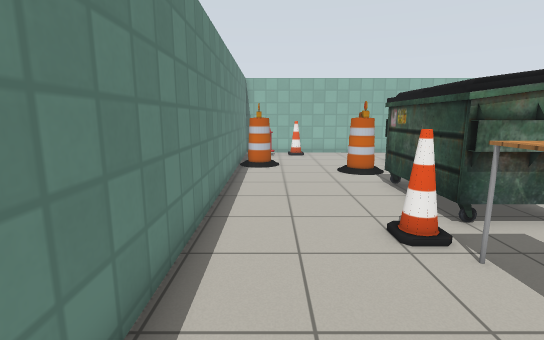
View 1 (above)

16 first-person views from a walk through a world built for the Gazebo simulator. The camera is 1.2 m above the floor, tilts 10° down and sees 85° across. The lines on the ground mark 1 m squares. The floor is counted in squares, 0.5 m on a side. Each view is taken from the middle of a square. On the plan, view 1 faces up. The plan holds only what a view shows up to about 18 squares ahead; the rest is blank. Simple patterns stand in for the simulator's built-in surfaces. Some stock models are drawn as simple stand-ins. Some surface patterns are stand-ins.

View 2
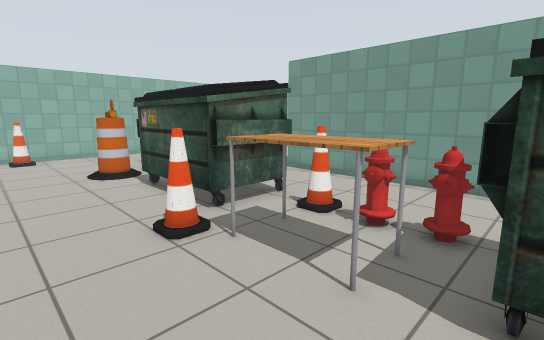

View 3
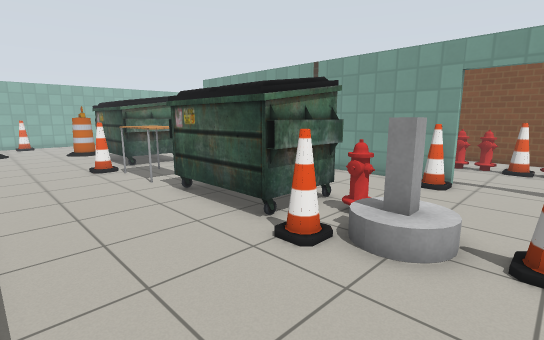

View 4
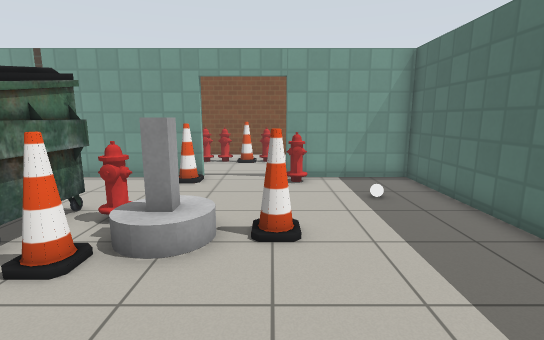

View 5
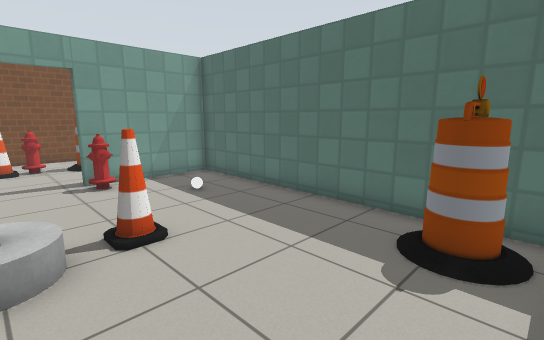

View 6
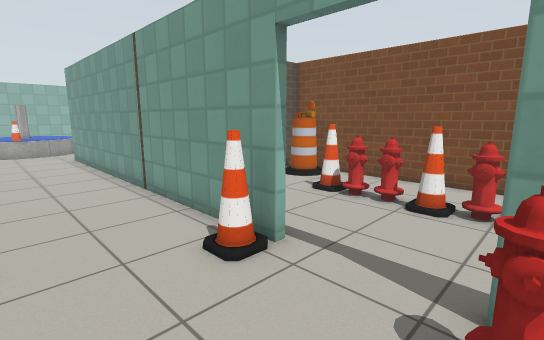

View 7
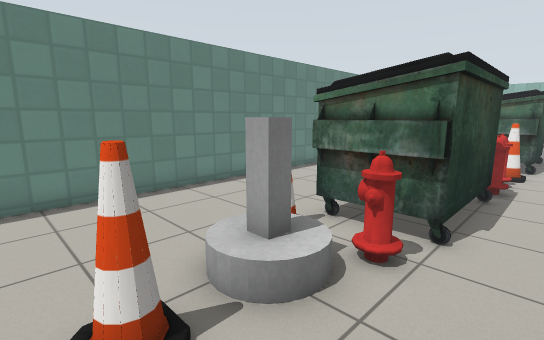

View 8
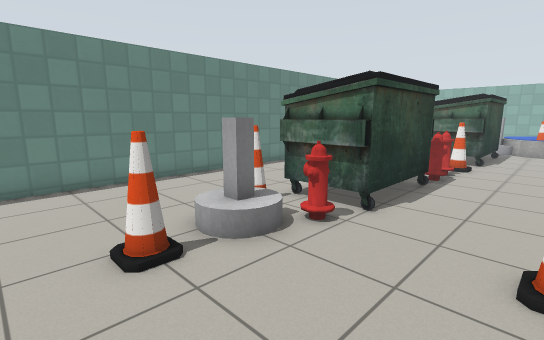

View 9
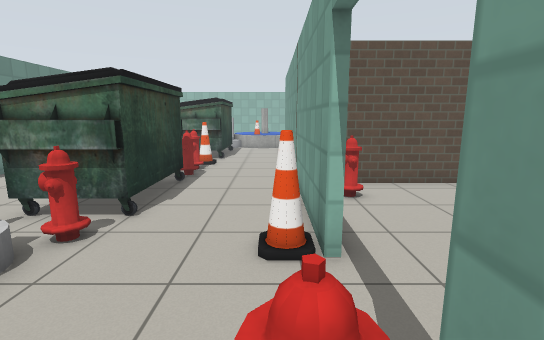

View 10
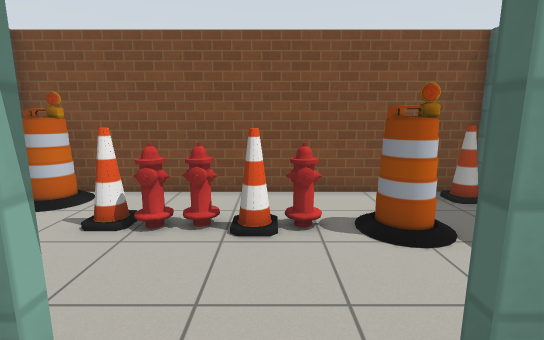

View 11
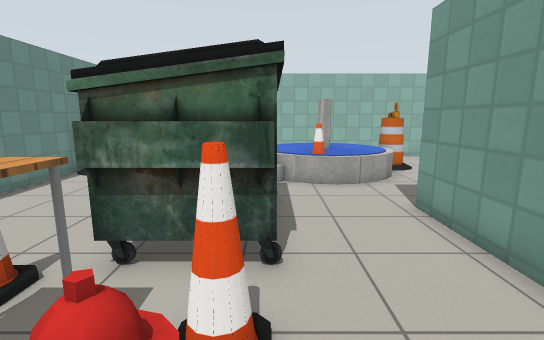

View 12
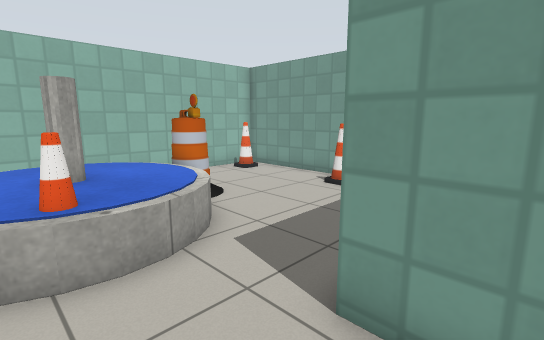

View 13
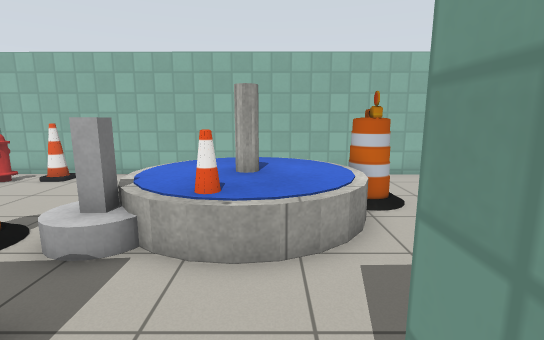

View 14
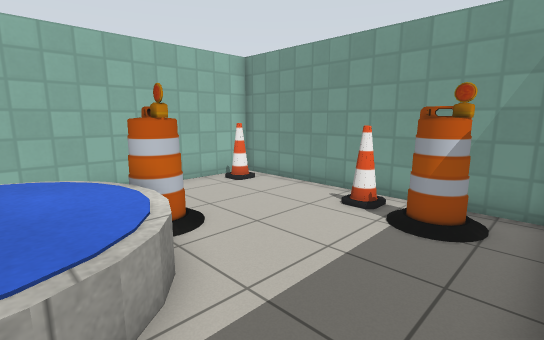

View 15
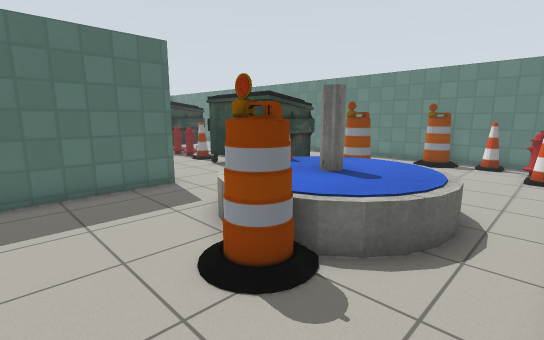

View 16
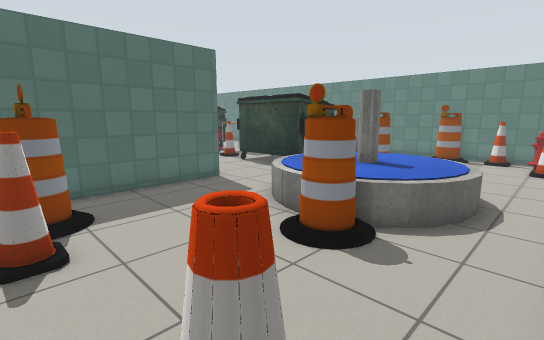

### Floor plan
Key: @ floor where view 1 was taken; # wall or solid block; . floor; D open door; B barrel; U dumpster; C cone; T table; H fire hydrant; F fountain; O other object.
Columns run from 2 left of view 1 to 19 right of it. Each row starts with its distance up from view 1.
 21  #####################
 20  ...C................#
 19 #.H.C..............C.#
 18 #C........FFFF.......#
 17 #C..... .FFFFFBB.....#
 16 #B..... .FFFFFBB.....#
 15 #BB......FFFFFF......#
 14 #.....B.OFFFFFF.....C#
 13 #.....B.OFFFFF.......#
 12 #..................BB#
 11 #.....UUUU...........#
 10 #.....U  U...#########
  9 #.....UU U...#
  8 #.....U  U...#
  7 #.....UUUU...#
  6 #....CUUUU...#
  5 #.....TTCC...#
  4 #.....TT.....#
  3 #.....TTH....#
  2 #.....TTH....#
  1 #.......H....#
  0 #.@...UUU....#########
 -1 #.....U U....# ....BB#
 -2 #.....U U....#HH...BB#
 -3 #.....U U....#.......#
 -4 #.....UUU....#....C..#
 -5 #.....C.H....#...H...#
 -6 #.....CO....C#...HH..#
 -7 #.....OOO....D...C...#
 -8 #......O.....D...C...#
 -9 #......C.....D...HH..#
-10 #...........H#.......#
-11 #............# ..BB..#
-12  .........O..#  .... #
-13  .B..........#    ..C#
-14  ............#     .C#
-15  #############      ##

Where each view was taken, in squares from view 1:
view 1: 0 up, 0 right, facing up
view 2: 0 up, 0 right, facing up-right
view 3: 9 down, 1 left, facing up-right
view 4: 9 down, 1 left, facing right
view 5: 7 down, 1 left, facing down-right
view 6: 10 down, 7 right, facing up-right
view 7: 10 down, 8 right, facing up-left
view 8: 11 down, 10 right, facing up-left
view 9: 11 down, 10 right, facing up
view 10: 8 down, 9 right, facing right
view 11: 2 up, 7 right, facing up
view 12: 8 up, 8 right, facing up-right
view 13: 8 up, 10 right, facing up
view 14: 10 up, 10 right, facing up-right
view 15: 20 up, 16 right, facing down-left
view 16: 20 up, 18 right, facing down-left
